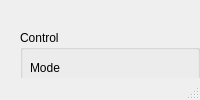
<?xml version="1.0" encoding="UTF-8"?>
<ui version="4.0">
 <class>MainWindow</class>
 <widget class="QMainWindow" name="MainWindow">
  <property name="windowTitle">
   <string>MainWindow</string>
  </property>
  <widget class="QWidget" name="centralwidget">
   <widget class="QGroupBox" name="controlGroupBox">
    <property name="geometry">
     <rect>
      <x>20</x>
      <y>30</y>
      <width>180</width>
      <height>620</height>
     </rect>
    </property>
    <property name="title">
     <string>Control</string>
    </property>
    <widget class="QGroupBox" name="modeGroupBox">
     <property name="geometry">
      <rect>
       <x>10</x>
       <y>30</y>
       <width>160</width>
       <height>120</height>
      </rect>
     </property>
     <property name="title">
      <string>Mode</string>
     </property>
     <widget class="QRadioButton" name="mapEditingRadio">
      <property name="geometry">
       <rect>
        <x>20</x>
        <y>40</y>
        <width>111</width>
        <height>24</height>
       </rect>
      </property>
      <property name="text">
       <string>Map Editing</string>
      </property>
     </widget>
     <widget class="QRadioButton" name="pathSearchRadio">
      <property name="geometry">
       <rect>
        <x>20</x>
        <y>80</y>
        <width>111</width>
        <height>24</height>
       </rect>
      </property>
      <property name="text">
       <string>Path Search</string>
      </property>
      <property name="checked">
       <bool>true</bool>
      </property>
     </widget>
    </widget>
    <widget class="QGroupBox" name="mapSizeGroupBox">
     <property name="geometry">
      <rect>
       <x>10</x>
       <y>160</y>
       <width>160</width>
       <height>130</height>
      </rect>
     </property>
     <property name="title">
      <string>Map Size</string>
     </property>
     <widget class="QLabel" name="label">
      <property name="geometry">
       <rect>
        <x>30</x>
        <y>35</y>
        <width>66</width>
        <height>18</height>
       </rect>
      </property>
      <property name="text">
       <string>Rows</string>
      </property>
     </widget>
     <widget class="QSpinBox" name="rowSpinBox">
      <property name="geometry">
       <rect>
        <x>90</x>
        <y>30</y>
        <width>44</width>
        <height>27</height>
       </rect>
      </property>
      <property name="value">
       <number>20</number>
      </property>
     </widget>
     <widget class="QSpinBox" name="colSpinBox">
      <property name="geometry">
       <rect>
        <x>90</x>
        <y>60</y>
        <width>44</width>
        <height>27</height>
       </rect>
      </property>
      <property name="value">
       <number>20</number>
      </property>
     </widget>
     <widget class="QLabel" name="label_2">
      <property name="geometry">
       <rect>
        <x>30</x>
        <y>65</y>
        <width>66</width>
        <height>18</height>
       </rect>
      </property>
      <property name="text">
       <string>Cols</string>
      </property>
     </widget>
     <widget class="QPushButton" name="createMapButton">
      <property name="geometry">
       <rect>
        <x>35</x>
        <y>95</y>
        <width>88</width>
        <height>26</height>
       </rect>
      </property>
      <property name="text">
       <string>Create Map</string>
      </property>
     </widget>
    </widget>
    <widget class="QGroupBox" name="mapEditGroupBox">
     <property name="geometry">
      <rect>
       <x>10</x>
       <y>300</y>
       <width>160</width>
       <height>150</height>
      </rect>
     </property>
     <property name="title">
      <string>Map Editing</string>
     </property>
     <widget class="QRadioButton" name="obstacleRadio">
      <property name="geometry">
       <rect>
        <x>20</x>
        <y>30</y>
        <width>111</width>
        <height>24</height>
       </rect>
      </property>
      <property name="text">
       <string>Opstacle</string>
      </property>
      <property name="checked">
       <bool>true</bool>
      </property>
     </widget>
     <widget class="QRadioButton" name="startRadio">
      <property name="geometry">
       <rect>
        <x>20</x>
        <y>60</y>
        <width>111</width>
        <height>24</height>
       </rect>
      </property>
      <property name="text">
       <string>Start</string>
      </property>
     </widget>
     <widget class="QRadioButton" name="goalRadio">
      <property name="geometry">
       <rect>
        <x>20</x>
        <y>90</y>
        <width>111</width>
        <height>24</height>
       </rect>
      </property>
      <property name="text">
       <string>Goal</string>
      </property>
     </widget>
     <widget class="QRadioButton" name="eraseRadio">
      <property name="geometry">
       <rect>
        <x>20</x>
        <y>120</y>
        <width>111</width>
        <height>24</height>
       </rect>
      </property>
      <property name="text">
       <string>Erase</string>
      </property>
     </widget>
    </widget>
    <widget class="QGroupBox" name="animationGroupBox">
     <property name="geometry">
      <rect>
       <x>10</x>
       <y>460</y>
       <width>160</width>
       <height>145</height>
      </rect>
     </property>
     <property name="title">
      <string>Animation</string>
     </property>
     <widget class="QLabel" name="label_3">
      <property name="geometry">
       <rect>
        <x>20</x>
        <y>40</y>
        <width>71</width>
        <height>18</height>
       </rect>
      </property>
      <property name="text">
       <string>Delay (ms)</string>
      </property>
     </widget>
     <widget class="QSpinBox" name="animationSpinBox">
      <property name="geometry">
       <rect>
        <x>100</x>
        <y>35</y>
        <width>44</width>
        <height>27</height>
       </rect>
      </property>
      <property name="minimum">
       <number>1</number>
      </property>
      <property name="maximum">
       <number>1000</number>
      </property>
      <property name="value">
       <number>10</number>
      </property>
     </widget>
     <widget class="QPushButton" name="applyButton">
      <property name="geometry">
       <rect>
        <x>40</x>
        <y>75</y>
        <width>88</width>
        <height>26</height>
       </rect>
      </property>
      <property name="text">
       <string>Apply</string>
      </property>
     </widget>
     <widget class="QPushButton" name="stopButton">
      <property name="geometry">
       <rect>
        <x>40</x>
        <y>110</y>
        <width>88</width>
        <height>26</height>
       </rect>
      </property>
      <property name="text">
       <string>Stop</string>
      </property>
     </widget>
    </widget>
   </widget>
   <widget class="QGroupBox" name="astarGroupBox">
    <property name="geometry">
     <rect>
      <x>220</x>
      <y>30</y>
      <width>600</width>
      <height>620</height>
     </rect>
    </property>
    <property name="title">
     <string>A*</string>
    </property>
    <widget class="QTableWidget" name="astarTable">
     <property name="geometry">
      <rect>
       <x>10</x>
       <y>30</y>
       <width>580</width>
       <height>560</height>
      </rect>
     </property>
    </widget>
    <widget class="QLabel" name="astarCostTextLabel">
     <property name="geometry">
      <rect>
       <x>30</x>
       <y>595</y>
       <width>66</width>
       <height>18</height>
      </rect>
     </property>
     <property name="text">
      <string>Cost :</string>
     </property>
    </widget>
    <widget class="QLabel" name="astarCostLabel">
     <property name="geometry">
      <rect>
       <x>70</x>
       <y>595</y>
       <width>66</width>
       <height>18</height>
      </rect>
     </property>
     <property name="text">
      <string>-</string>
     </property>
    </widget>
    <widget class="QLabel" name="astarVisitedTextLabel_2">
     <property name="geometry">
      <rect>
       <x>210</x>
       <y>595</y>
       <width>66</width>
       <height>18</height>
      </rect>
     </property>
     <property name="text">
      <string>Visited : </string>
     </property>
    </widget>
    <widget class="QLabel" name="astarVisitedLabel">
     <property name="geometry">
      <rect>
       <x>270</x>
       <y>595</y>
       <width>66</width>
       <height>18</height>
      </rect>
     </property>
     <property name="text">
      <string>-</string>
     </property>
    </widget>
    <widget class="QLabel" name="astarTimeTextLabel_2">
     <property name="geometry">
      <rect>
       <x>390</x>
       <y>595</y>
       <width>66</width>
       <height>18</height>
      </rect>
     </property>
     <property name="text">
      <string>Time :</string>
     </property>
    </widget>
    <widget class="QLabel" name="astarTimeLabel">
     <property name="geometry">
      <rect>
       <x>440</x>
       <y>595</y>
       <width>66</width>
       <height>18</height>
      </rect>
     </property>
     <property name="text">
      <string>-</string>
     </property>
    </widget>
   </widget>
   <widget class="QGroupBox" name="dijkstraGroupBox">
    <property name="geometry">
     <rect>
      <x>840</x>
      <y>30</y>
      <width>600</width>
      <height>620</height>
     </rect>
    </property>
    <property name="title">
     <string>Dijkstra</string>
    </property>
    <widget class="QTableWidget" name="dijkstraTable">
     <property name="geometry">
      <rect>
       <x>10</x>
       <y>30</y>
       <width>580</width>
       <height>560</height>
      </rect>
     </property>
    </widget>
    <widget class="QLabel" name="dijkstraCostTextLabel_2">
     <property name="geometry">
      <rect>
       <x>30</x>
       <y>595</y>
       <width>66</width>
       <height>18</height>
      </rect>
     </property>
     <property name="text">
      <string>Cost :</string>
     </property>
    </widget>
    <widget class="QLabel" name="dijkstraCostLabel">
     <property name="geometry">
      <rect>
       <x>70</x>
       <y>595</y>
       <width>66</width>
       <height>18</height>
      </rect>
     </property>
     <property name="text">
      <string>-</string>
     </property>
    </widget>
    <widget class="QLabel" name="dijkstraVisitedTextLabel_2">
     <property name="geometry">
      <rect>
       <x>210</x>
       <y>595</y>
       <width>66</width>
       <height>18</height>
      </rect>
     </property>
     <property name="text">
      <string>Visited : </string>
     </property>
    </widget>
    <widget class="QLabel" name="dijkstraVisitedLabel">
     <property name="geometry">
      <rect>
       <x>270</x>
       <y>595</y>
       <width>66</width>
       <height>18</height>
      </rect>
     </property>
     <property name="text">
      <string>-</string>
     </property>
    </widget>
    <widget class="QLabel" name="dijkstraTimeTextLabel_2">
     <property name="geometry">
      <rect>
       <x>390</x>
       <y>595</y>
       <width>66</width>
       <height>18</height>
      </rect>
     </property>
     <property name="text">
      <string>Time :</string>
     </property>
    </widget>
    <widget class="QLabel" name="dijkstraTimeLabel">
     <property name="geometry">
      <rect>
       <x>440</x>
       <y>595</y>
       <width>66</width>
       <height>18</height>
      </rect>
     </property>
     <property name="text">
      <string>-</string>
     </property>
    </widget>
   </widget>
  </widget>
  <widget class="QMenuBar" name="menubar">
   <property name="geometry">
    <rect>
     <x>0</x>
     <y>0</y>
     <width>1500</width>
     <height>23</height>
    </rect>
   </property>
  </widget>
  <widget class="QStatusBar" name="statusbar"/>
 </widget>
 <resources/>
 <connections/>
</ui>
